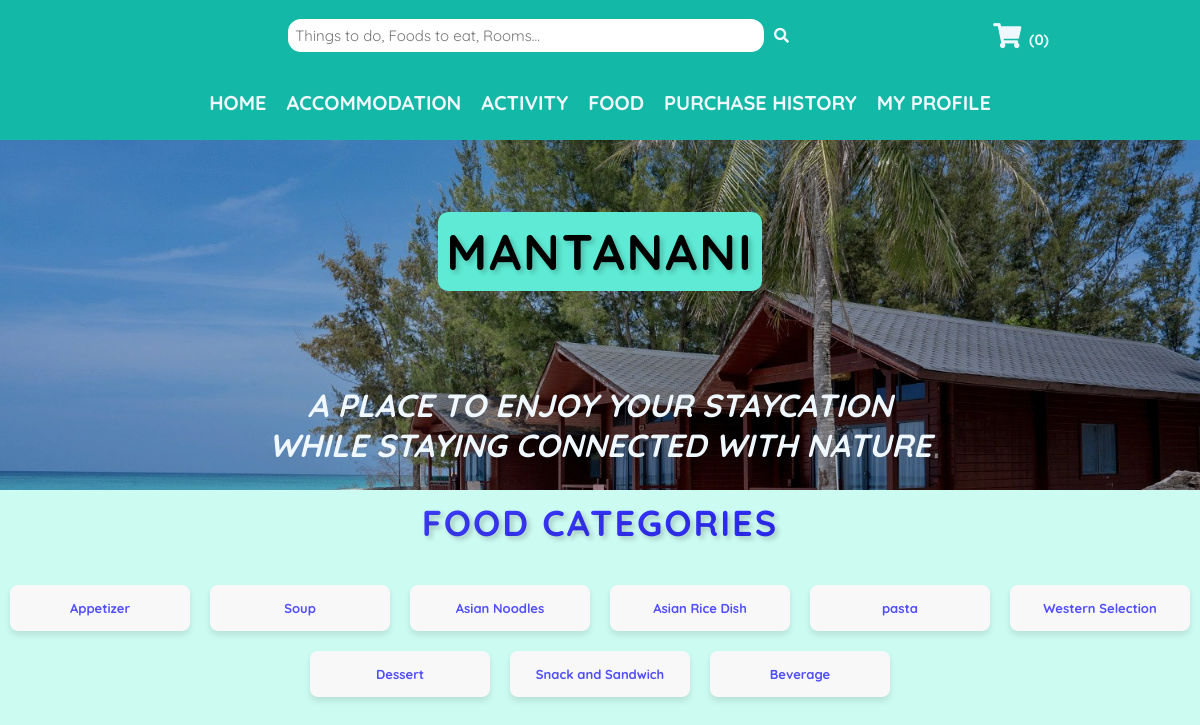
Before: /MODULES/FOOD_MODULE/foodList.php?categoryID=4 with the older database file.
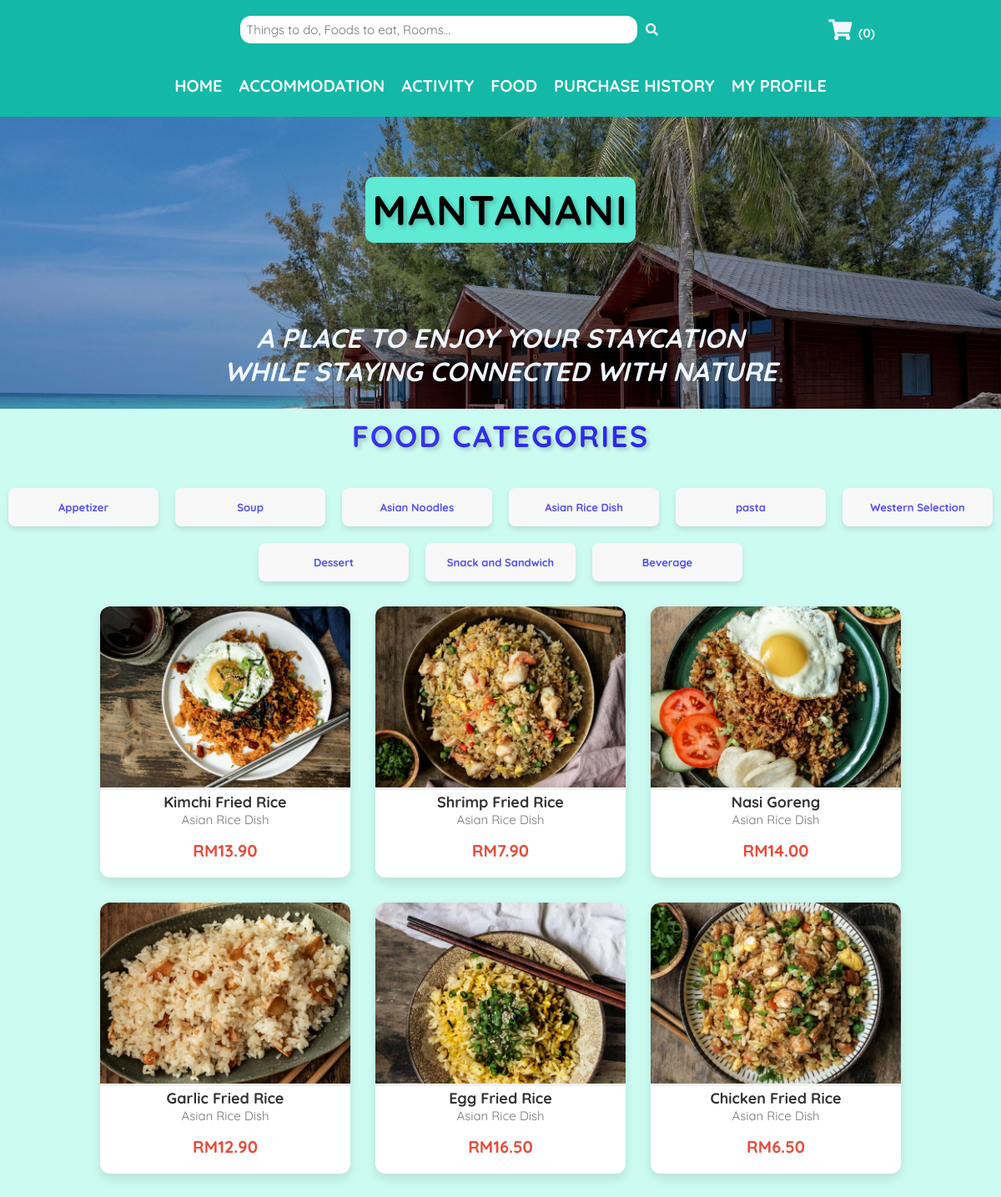
After: the same page with the newer database file.
### tables this page shows
CREATE TABLE `food_category` (
  `categoryID` int(11) NOT NULL,
  `categoryName` varchar(255) NOT NULL COMMENT '1:Appetizer 2:Soup 3:Asian Noodles 4:Asian Rice Dish 5:Pasta 6:Western Selection 7:Dessert 8:Snack and Sandwich 9:Beverage'
);

CREATE TABLE `food` (
  `foodID` int(11) NOT NULL,
  `foodName` varchar(255) NOT NULL,
  `foodImg` varchar(255) NOT NULL,
  `foodCategory` int(11) NOT NULL,
  `foodDesc` varchar(1000) NOT NULL,
  `foodPrice` decimal(8,2) NOT NULL
);

### MODULES/FOOD_MODULE/foodList.php (the view, shortened to what this page needs)
<?php
  include("../../../SMMS/CONFIG/config.php");
  $categorySql = "SELECT * FROM food_category";
  $categoryResult = mysqli_query($conn, $categorySql);
  $categoryID = isset($_GET['categoryID']) ? intval($_GET['categoryID']) : null;
  if ($categoryID) {
      $sql_food = "SELECT f.foodID, f.foodName, f.foodDesc, f.foodPrice, f.foodImg, c.categoryName
                   FROM food f
                   JOIN food_category c ON f.foodCategory = c.categoryID
                   WHERE f.foodCategory = $categoryID";
  } else {
      $sql_food = "SELECT f.foodID, f.foodName, f.foodDesc, f.foodPrice, f.foodImg, c.categoryName
                   FROM food f
                   JOIN food_category c ON f.foodCategory = c.categoryID";
  }
  $result = mysqli_query($conn, $sql_food);
?>
<!DOCTYPE html>
<html lang="en">
  <head>
    <link rel="stylesheet" href="https://cdnjs.cloudflare.com/ajax/libs/font-awesome/5.15.4/css/all.min.css">
    <link rel="stylesheet" href="../../../SMMS/CSS/MISC/utils.css">
    <link rel="stylesheet" href="../../../SMMS/CSS/MISC/headerBanner.css">
    <link rel="stylesheet" href="../../../SMMS/CSS/MISC/topNav.css">
    <link rel="stylesheet" href="../../../SMMS/CSS/MISC/topHeader.css">
    <link rel="stylesheet" href="../../../SMMS/CSS/USER/foodList.css">
  </head>
  <body>
    <?php include '../../INCLUDES/topHeader.php'; ?>
    <?php include '../../INCLUDES/userNav.php'; ?>
    <?php include '../../INCLUDES/headerBanner.php';?>
    <section class="userHome">
    <h2>Food Categories</h2>
    <div class="foodCategorySection">
        <?php while ($categoryRow = mysqli_fetch_assoc($categoryResult)): ?>
            <div class="foodCategoryItem">
                <a href="foodList.php?categoryID=<?= $categoryRow['categoryID']; ?>" class="categoryLink">
                    <?= $categoryRow['categoryName']; ?>
                </a>
            </div>
        <?php endwhile; ?>
    </div>
    <div class="foodList">
        <?php while ($row = mysqli_fetch_assoc($result)): ?>
            <div class="foodItem">
                <img src="../../../SMMS/images/food/<?= $row['foodImg']; ?>" alt="<?= $row['foodName']; ?>" class="foodImg">
                <h3>
                    <a href="javascript:void(0);" onclick="openFoodPopup(<?= htmlspecialchars(json_encode($row)); ?>)" class="food-name">
                        <?= $row['foodName']; ?>
                    </a>
                </h3>
                <p class="foodCategory"><?= $row['categoryName']; ?></p>
                <p class="foodPrice">RM<?= number_format($row['foodPrice'], 2); ?></p>
            </div>
        <?php endwhile; ?>
    </div>
  </section>
  </body>
</html>

Changed rows visible on the page:
added food: foodImg (picture), foodName "Kimchi Fried Rice", foodCategory.categoryName "Asian Rice Dish", foodPrice "13.90"
added food: foodImg (picture), foodName "Shrimp Fried Rice", foodCategory.categoryName "Asian Rice Dish", foodPrice "7.90"
added food: foodImg (picture), foodName "Nasi Goreng", foodCategory.categoryName "Asian Rice Dish", foodPrice "14.00"
added food: foodImg (picture), foodName "Garlic Fried Rice", foodCategory.categoryName "Asian Rice Dish", foodPrice "12.90"
added food: foodImg (picture), foodName "Egg Fried Rice", foodCategory.categoryName "Asian Rice Dish", foodPrice "16.50"
added food: foodImg (picture), foodName "Chicken Fried Rice", foodCategory.categoryName "Asian Rice Dish", foodPrice "6.50"
